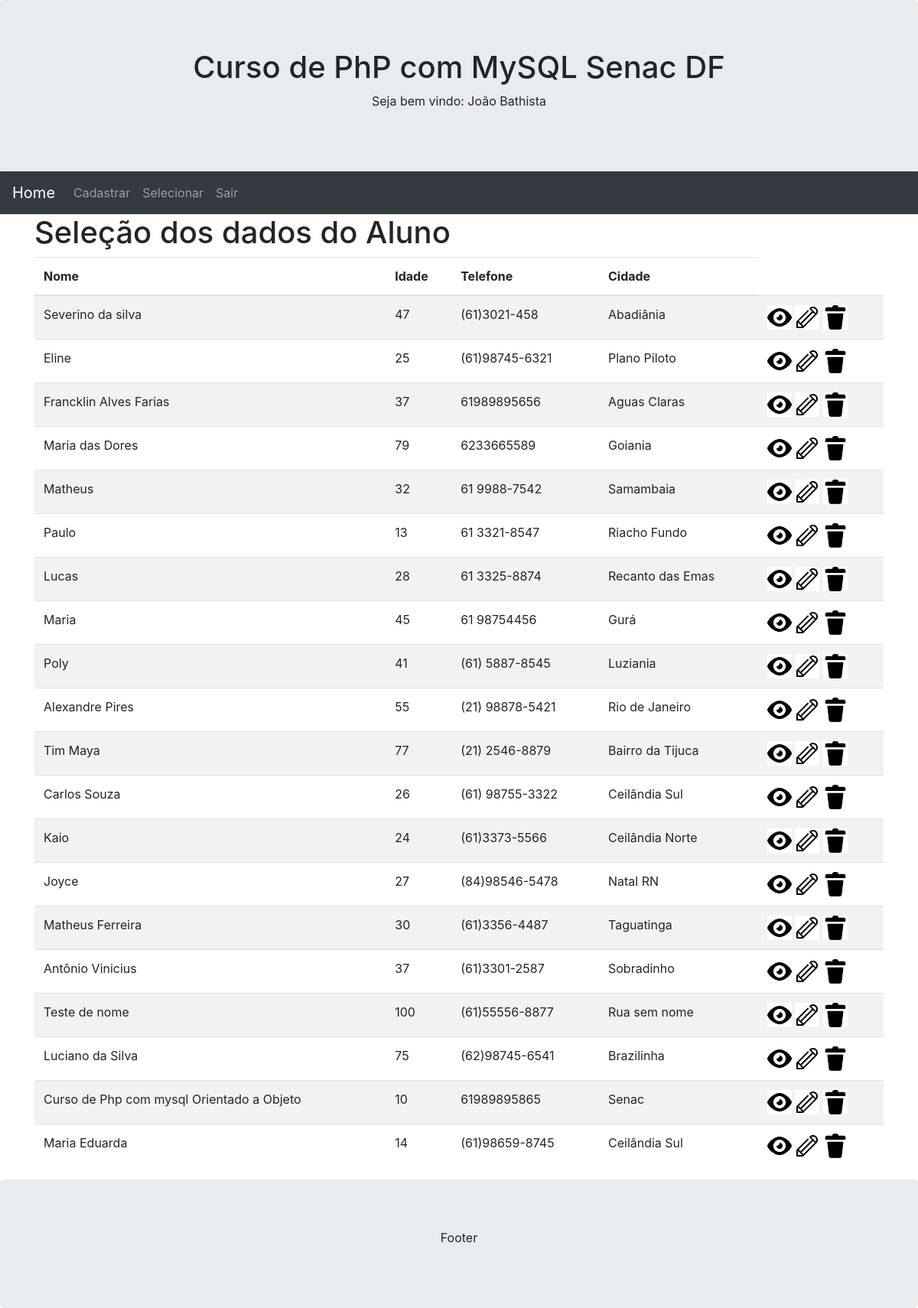
Page /selecionar.php (signed in) on the committed database.
### tables this page shows
CREATE TABLE IF NOT EXISTS `alunos` (
  `cod` int(11) NOT NULL AUTO_INCREMENT,
  `nome` varchar(120) DEFAULT NULL,
  `idade` int(11) DEFAULT NULL,
  `fone` varchar(20) DEFAULT NULL,
  `cidade` varchar(120) DEFAULT NULL,
  `imagem` blob NOT NULL,
  PRIMARY KEY (`cod`)
);

### Class/ClassCrud.php (called while the page is built, shortened)
<?php
class ClassCrud extends ClassBanco {
    private $Resultado;
    private function countParametros($Parametros) {
        $this->Contador = count($Parametros);
    }
    private function preparedStatements($Query, $Tipos, $Parametros) {
        $Con = $this->conectaDB();
        $this->Crud = $Con->prepare($Query);
        $this->Crud->execute();
        $this->Resultado = $this->Crud->get_result();
    }
    public function selectDB($Campos, $Tabela, $Condicao, $Tipos, $Parametros) {
        $this->preparedStatements("select {$Campos} from {$Tabela} {$Condicao}", $Tipos, $Parametros);
        return $this->Resultado;
    }
}

### selecionar.php (the view, shortened to what this page needs)
<?php
include './Includes/header.php';
include './Class/ClassCrud.php';
?>
<div class="container">
    <h1>Seleção dos dados do Aluno</h1>
    <table class="table table-striped">
        <thead>
            <th>Nome</th>
            <th>Idade</th>
            <th>Telefone</th>
            <th>Cidade</th>
        </thead>
        <tbody>
            <?php
            $Crud = new ClassCrud();
            $BFetch = $Crud->selectDB("*", "alunos", "", "", array());
            while ($Result = $BFetch->fetch_all()) {
                foreach ($Result as $Fetch) {
                    ?>
                    <tr>
                        <td><?php echo $Fetch[1]; ?></td>
                        <td><?php echo $Fetch[2]; ?></td>
                        <td><?php echo $Fetch[3]; ?></td>
                        <td><?php echo $Fetch[4]; ?></td>
                        <td>
                            <a href="<?php echo "visualizar.php?id={$Fetch[0]}"; ?>">
                                <img src="img/Visualizar.png" alt="Visualizar">
                            </a>
                            <a href="<?php echo "cadastrar.php?id={$Fetch[0]}"; ?>">
                                <img src="img/Edite.png" alt="Editar">
                            </a>
                            <a class="Deletar" href="<?php echo "Controller/ControllerDeletar.php?id={$Fetch[0]}"; ?>">
                                <img src="img/Lixeira.png" alt="Deletar">
                            </a>
                        </td>
                    </tr>
                    <?php
                }
            }
            ?>
        </tbody>
    </table>
</div>
<?php
include './Includes/footer.php';
?>

### rows in the picture
alunos: nome "Maria Eduarda", idade "14", fone "(61)98659-8745", cidade "Ceilândia Sul"
alunos: nome "Severino da silva", idade "47", fone "(61)3021-458", cidade "Abadiânia"
alunos: nome "Eline", idade "25", fone "(61)98745-6321", cidade "Plano Piloto"
alunos: nome "Francklin Alves Farias", idade "37", fone "61989895656", cidade "Aguas Claras"
alunos: nome "Maria das Dores", idade "79", fone "6233665589", cidade "Goiania"
alunos: nome "Matheus", idade "32", fone "61 9988-7542", cidade "Samambaia"
alunos: nome "Paulo", idade "13", fone "61 3321-8547", cidade "Riacho Fundo"
alunos: nome "Lucas", idade "28", fone "61 3325-8874", cidade "Recanto das Emas"
alunos: nome "Maria", idade "45", fone "61 98754456", cidade "Gurá"
alunos: nome "Poly", idade "41", fone "(61) 5887-8545", cidade "Luziania"
alunos: nome "Alexandre Pires", idade "55", fone "(21) 98878-5421", cidade "Rio de Janeiro"
alunos: nome "Tim Maya", idade "77", fone "(21) 2546-8879", cidade "Bairro da Tijuca"
alunos: nome "Carlos Souza", idade "26", fone "(61) 98755-3322", cidade "Ceilândia Sul"
alunos: nome "Kaio", idade "24", fone "(61)3373-5566", cidade "Ceilândia Norte"
alunos: nome "Joyce", idade "27", fone "(84)98546-5478", cidade "Natal RN"
alunos: nome "Matheus Ferreira", idade "30", fone "(61)3356-4487", cidade "Taguatinga"
alunos: nome "Antônio Vinicius", idade "37", fone "(61)3301-2587", cidade "Sobradinho"
alunos: nome "Teste de nome", idade "100", fone "(61)55556-8877", cidade "Rua sem nome"
alunos: nome "Luciano da Silva", idade "75", fone "(62)98745-6541", cidade "Brazilinha"
alunos: nome "Curso de Php com mysql Orientado a Objeto", idade "10", fone "61989895865", cidade "Senac"

### other values in the picture
$_SESSION['usuarioNome'] "João Bathista"
